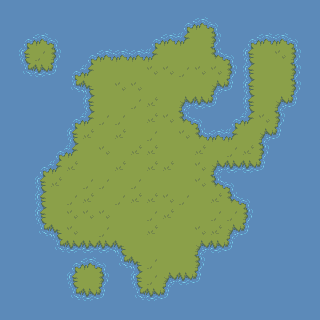

The image is a tile-based game level rendered from a .tmx file. Its description and complete source (layers, tilesets, objects, tile grids) follow:
An orthogonal 20x20 tile map with 16x16 px tiles, 2 tile layers (grass, ground), 2 tilesets.

<map version="1.2" tiledversion="1.2.4" orientation="orthogonal" renderorder="right-down" width="20" height="20" tilewidth="16" tileheight="16" infinite="0" nextlayerid="6" nextobjectid="1">
 <tileset firstgid="1" source="ground.tsx" />
 <tileset firstgid="97" source="plants.tsx" />
 <layer id="5" name="grass" width="20" height="20">
  <data encoding="csv">
0,0,0,0,0,0,0,0,0,0,0,0,0,0,0,0,0,0,0,0,
0,0,0,0,0,0,0,0,0,0,0,0,0,0,0,0,0,0,0,0,
0,0,0,0,0,0,0,0,0,0,0,0,18,0,0,0,0,0,0,0,
0,0,18,0,0,0,0,0,0,0,18,18,18,0,0,0,18,18,0,0,
0,0,0,0,0,0,18,18,18,18,18,18,18,18,0,0,18,18,0,0,
0,0,0,0,0,0,18,18,18,18,18,18,18,0,0,0,18,18,0,0,
0,0,0,0,0,0,18,18,18,18,18,0,0,0,0,0,18,0,0,0,
0,0,0,0,0,0,18,18,18,18,18,0,0,0,0,0,18,0,0,0,
0,0,0,0,0,18,18,18,18,18,18,18,0,0,0,18,0,0,0,0,
0,0,0,0,0,18,18,18,18,18,18,18,18,18,18,18,0,0,0,0,
0,0,0,0,18,18,18,18,18,18,18,18,18,0,0,0,0,0,0,0,
0,0,0,18,18,18,18,18,18,18,18,18,18,0,0,0,0,0,0,0,
0,0,0,18,18,18,18,18,18,18,18,18,18,18,0,0,0,0,0,0,
0,0,0,18,18,18,18,18,18,18,18,18,18,18,18,0,0,0,0,0,
0,0,0,0,18,18,18,18,18,18,18,18,18,18,0,0,0,0,0,0,
0,0,0,0,0,0,0,0,18,18,18,18,0,0,0,0,0,0,0,0,
0,0,0,0,0,0,0,0,0,18,18,18,0,0,0,0,0,0,0,0,
0,0,0,0,0,18,0,0,0,18,0,0,0,0,0,0,0,0,0,0,
0,0,0,0,0,0,0,0,0,0,0,0,0,0,0,0,0,0,0,0,
0,0,0,0,0,0,0,0,0,0,0,0,0,0,0,0,0,0,0,0
</data>
 </layer>
 <layer id="2" name="ground" width="20" height="20">
  <data encoding="csv">
36,36,36,36,36,36,36,36,36,36,36,36,36,36,36,36,36,36,36,36,
36,36,36,36,36,36,36,36,36,36,36,1,2,3,36,36,36,36,36,36,
36,1,2,3,36,36,36,36,36,1,2,21,23,19,36,1,2,2,3,36,
36,17,28,19,36,1,2,2,2,21,66,18,66,20,3,17,18,11,19,36,
36,33,34,35,1,21,23,23,23,11,11,28,11,11,19,17,18,18,19,36,
36,36,36,36,33,5,23,11,11,23,66,66,66,4,35,17,18,66,19,36,
36,36,36,36,36,17,18,18,28,12,66,4,34,35,36,17,23,4,35,36,
36,36,36,36,1,21,28,28,66,12,11,20,3,36,1,21,11,19,36,36,
36,36,36,36,17,12,23,12,18,28,66,11,20,2,21,23,4,35,36,36,
36,36,36,1,21,18,11,23,12,12,66,66,12,66,28,12,19,36,36,36,
36,36,1,21,12,23,18,12,18,12,12,23,11,4,34,34,35,36,36,36,
36,36,17,12,18,28,28,66,28,18,18,18,11,20,3,36,36,36,36,36,
36,36,17,23,28,12,23,28,12,12,11,28,66,12,20,3,36,36,36,36,
36,36,17,18,11,11,11,66,18,28,12,66,66,28,28,19,36,36,36,36,
36,36,33,5,11,66,28,66,23,12,18,66,11,12,4,35,36,36,36,36,
36,36,36,33,34,34,34,5,66,18,18,18,4,34,35,36,36,36,36,36,
36,36,36,36,1,2,3,33,5,28,18,66,19,36,36,36,36,36,36,36,
36,36,36,36,17,66,19,36,17,28,4,34,35,36,36,36,36,36,36,36,
36,36,36,36,33,34,35,36,33,34,35,36,36,36,36,36,36,36,36,36,
36,36,36,36,36,36,36,36,36,36,36,36,36,36,36,36,36,36,36,36
</data>
 </layer>
</map>
